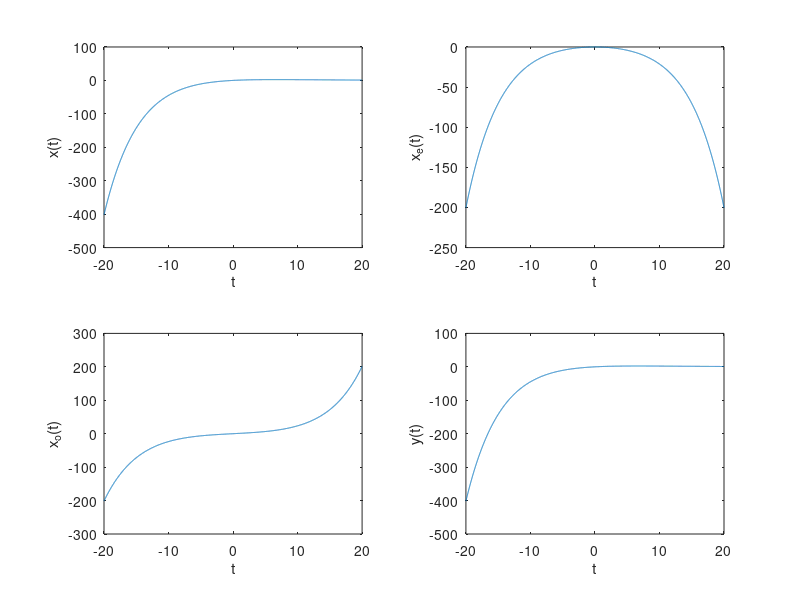

The MATLAB script that drew this image:
%   Clearing the workspace
close all 
clear all 
clc

t = -20:0.01:20;

x=@(t) t.*exp(-0.15.*t); % defining an anonymous function

y   = x(t);             % The function itself
y_e = (x(t)+x(-t))/2;   % The even decomposition of x       
y_o = (x(t)-x(-t))/2;   % The odd decompisition of x
y_s = y_e + y_o;        % The sum of the odd and even decomposition

% Plot everything
figure(1);
subplot(2,2,1);
    plot(t,y);
    xlabel('t');
    ylabel('x(t)');
subplot(2,2,2);
    plot(t,y_e);
    xlabel('t');
    ylabel('x_e(t)');
subplot(2,2,3);
    plot(t,y_o);
    xlabel('t');
    ylabel('x_o(t)');
subplot(2,2,4);
    plot(t,y_s);
    xlabel('t');
    ylabel('y(t)');






